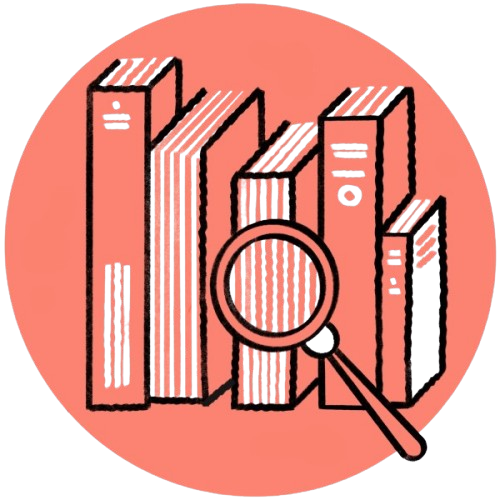
#> input picture ATP2024_Projeto_A103824-A103916-A103827/ATP2024_Projeto_A103824-a103916-103827/imagem.png, 500 x 500 px
$ python trabalho.py
#> lines starting #> are read from the running program, lines starting #| are printed output that depends on the picture

import json
import os
import unicodedata
from datetime import datetime
import matplotlib.pyplot as plt
import numpy as np
import FreeSimpleGUI as sg
from PIL import Image
import io
import calendar


#----------------------------------------------------------------Funções-------------------------------------------------------------------
#FUNÇÕES AUXILIARES
# [17 lines left out: functions confirmarDOI, DOIexistentes, not called in this run]

listaeliminados= []

# [226 lines left out: functions DOIeliminados, criarDOI, gerarurl, gerarpdf, obter_publicacao_por_doi, obter_publicacao_por_titulo and 10 more, not called in this run]


def consultar_todaspublicacoes(fnome):
    publicacoes=lerBD(fnome)
    return publicacoes

# [514 lines left out: functions consultaPublicacaoTitulo, consultaPublicacao_keywords, consultaPublicacao_autor, consultaPublicacao_afiliacao, consultaPublicacao_data, opçoes_autores and 21 more, not called in this run]

#--------------------------------------------------------------INTERFACE GUI-------------------------------------------------------------------
sg.theme("dark purple")
#> (this line was passed over: FreeSimpleGUI is not available in this run)

# [10 lines left out: function janelaErro, not called in this run]

Texto = []

imagem_path = 'imagem.png'
tamanho_imagem = (130,130)
imagem = Image.open(imagem_path)
#> imagem is the input picture: PIL image 500x500 RGBA; mean R, G, B, A 152, 82.4, 72.8, 170.6
imagem_redimensionada = imagem.resize(tamanho_imagem)
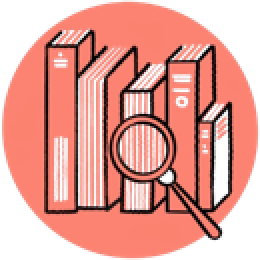
#> imagem_redimensionada: PIL image 130x130 RGBA (shown 2 times larger); mean R, G, B, A 160.2, 87.1, 77.3, 170.4; transparent parts drawn white
imagem_bytes = io.BytesIO()
imagem_redimensionada.save(imagem_bytes,format='PNG')

botoesinterface = [
#> (the run stopped early here; a loop or call above may not have finished)
